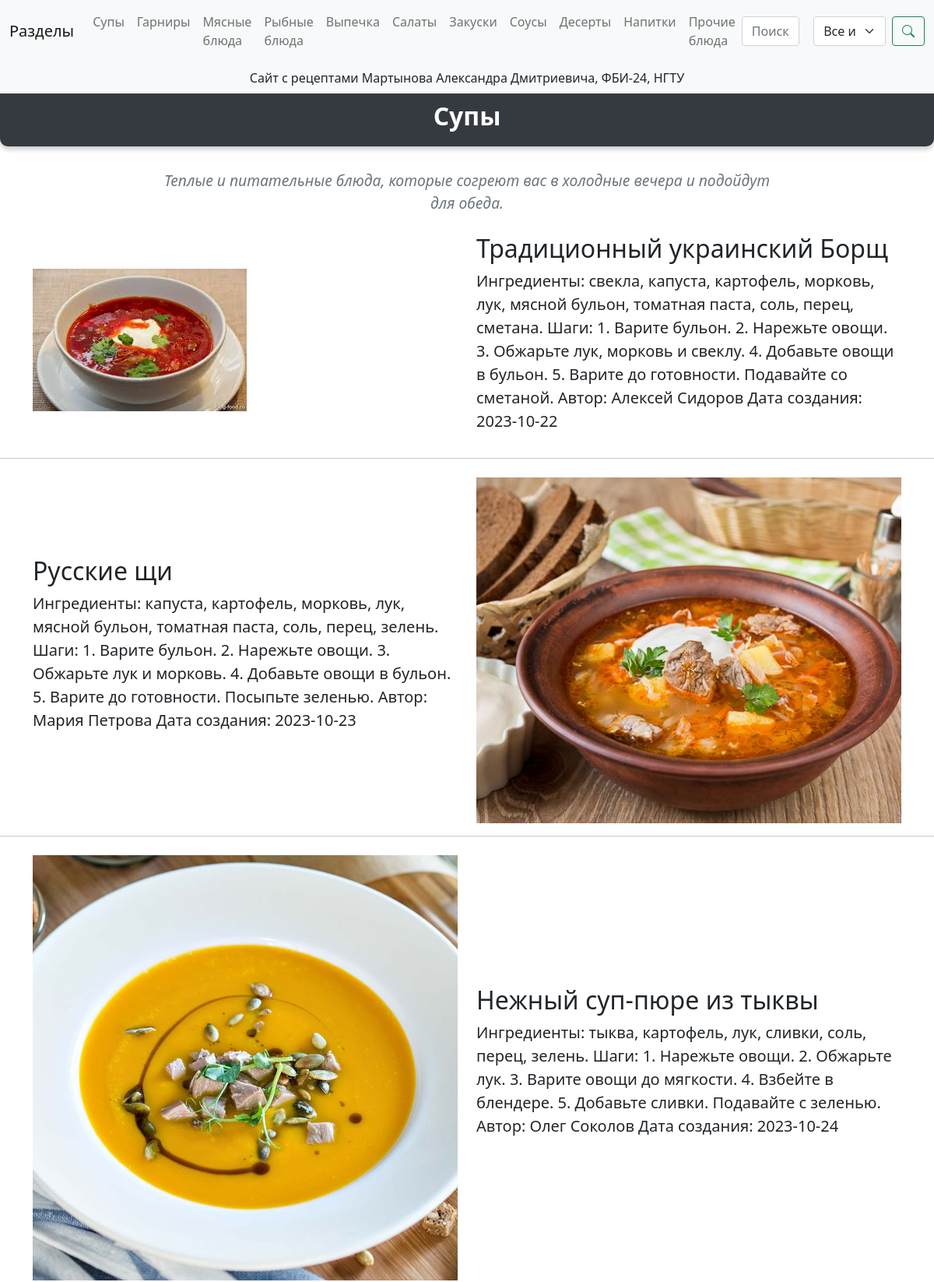
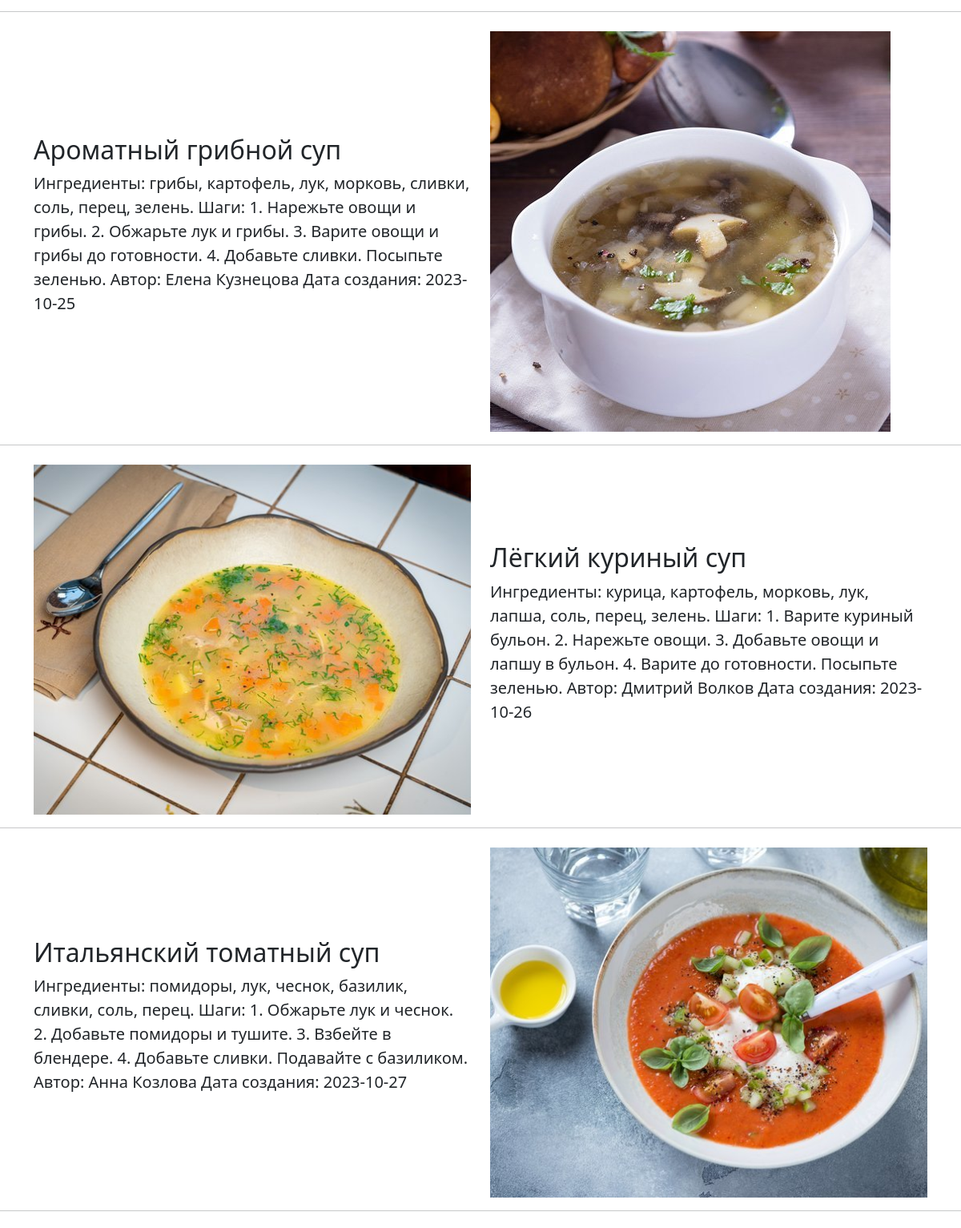
The page / (upper part) on the database its author committed (2 pictures, top to bottom).
### tables this page shows
CREATE TABLE content (
             id INTEGER PRIMARY KEY AUTOINCREMENT,
             idblock TEXT,
             short_title TEXT,
             img TEXT,
             altimg TEXT,
             title TEXT,
             contenttext TEXT, ingredients TEXT);

### app.py (the view)
@app.route('/')
def main_page():
    conn = sqlite3.connect('database.db')
    cursor = conn.cursor()
    cursor.execute('SELECT id, idblock, short_title, img, altimg, title, contenttext FROM content ORDER BY idblock, id')
    records = cursor.fetchall()
    conn.close()
    json_data = {}
    for record in records:
        recipe_key = f"recipe{record[0]}"
        json_data[recipe_key] = [{
            "short_title": record[2],
            "img": record[3],
            "altimg": record[4],
            "title": record[5],
            "contenttext": record[6]
        }]
    return render_template('landing.html', json_data=json_data)

### templates/landing.html (shortened to what this page needs)
<!DOCTYPE html>
<html lang="en">
<head>
	<link href="https://cdn.jsdelivr.net/npm/bootstrap@5.1.3/dist/css/bootstrap.min.css" rel="stylesheet">
    <link rel="stylesheet" href="https://cdn.jsdelivr.net/npm/bootstrap-icons@1.11.1/font/bootstrap-icons.css">
</head>
<body>
<header>
	<nav class="navbar navbar-expand-lg navbar-light bg-light">
		<div class="container-fluid">
			<a class="navbar-brand" href="#">Разделы</a>
			<div class="collapse navbar-collapse" id="navbarNav">
				<ul class="navbar-nav">
                    <li class="nav-item">
                        <a class="nav-link" href="#Супы">Супы</a>
                    </li>
                    <li class="nav-item">
                        <a class="nav-link" href="#Гарниры">Гарниры</a>
                    </li>
                    <li class="nav-item">
                        <a class="nav-link" href="#Мясные блюда">Мясные блюда</a>
                    </li>
                    <li class="nav-item">
                        <a class="nav-link" href="#Рыбные блюда">Рыбные блюда</a>
                    </li>
                    <li class="nav-item">
                        <a class="nav-link" href="#Выпечка">Выпечка</a>
                    </li>
                    <li class="nav-item">
                        <a class="nav-link" href="#Салаты">Салаты</a>
                    </li>
                    <li class="nav-item">
                        <a class="nav-link" href="#Закуски">Закуски</a>
                    </li>
                    <li class="nav-item">
                        <a class="nav-link" href="#Соусы">Соусы</a>
                    </li>
                    <li class="nav-item">
                        <a class="nav-link" href="#Десерты">Десерты</a>
                    </li>
                    <li class="nav-item">
                        <a class="nav-link" href="#Напитки">Напитки</a>
                    </li>
                    <li class="nav-item">
                        <a class="nav-link" href="#Прочие блюда">Прочие блюда</a>
                    </li>
				</ul>
                <div class="search-box">
                    <form action="{{ url_for('search') }}" method="GET" class="d-flex">
                        <input type="text" name="search_query" class="form-control" placeholder="Поиск рецептов" required>
                        <select name="search_mode" class="form-select mx-2">
                            <option value="all">Все ингредиенты</option>
                        </select>
                        <button class="btn btn-outline-success" type="submit">
                            <i class="bi bi-search"></i>
                        </button>
                    </form>
                </div>
			</div>
		</div>
	</nav>
    <div class="bg-light text-center py-2">
        <p class="mb-0">Сайт с рецептами Мартынова Александра Дмитриевича, ФБИ-24, НГТУ</p>
    </div>
</header>
{% set sections = {
    "Супы": 1,
    "Гарниры": 11,
    "Мясные блюда": 21,
    "Рыбные блюда": 31,
    "Выпечка": 41,
    "Салаты": 51,
    "Закуски": 61,
    "Соусы": 71,
    "Десерты": 81,
    "Напитки": 91,
    "Прочие блюда": 101
} %}
{% for count in range(1, 150) %}
    {% set feature_key = 'recipe' ~ count %}
    {% if json_data.get(feature_key) %}
        {% for section_name, start_index in sections.items() %}
            {% if count == start_index %}
                <h2 id="{{ section_name }}" class="section-title">
                    {{ section_name | title }}
                </h2>
                <p class="section-description">
                    {% if section_name == "Супы" %}
                        Теплые и питательные блюда, которые согреют вас в холодные вечера и подойдут для обеда.
                    {% elif section_name == "Гарниры" %}
                        Гарниры – идеальное дополнение к основным блюдам, богатые вкусом и разнообразием.
                    {% elif section_name == "Мясные блюда" %}
                        Аппетитные мясные блюда для любителей насыщенных вкусов и сытости.
                    {% elif section_name == "Рыбные блюда" %}
                        Рыбные деликатесы, лёгкие и полезные для вашего рациона.
                    {% elif section_name == "Выпечка" %}
                        Ароматная выпечка – пироги, хлеб и многое другое, что радует глаз и желудок.
                    {% elif section_name == "Салаты" %}
                        Освежающие и легкие салаты, идеально подходят для перекуса или дополнения.
                    {% elif section_name == "Закуски" %}
                        Закуски – идеальный выбор для вечеринок или быстрого перекуса.
                    {% elif section_name == "Соусы" %}
                        Соусы, которые подчеркнут вкус каждого блюда.
                    {% elif section_name == "Десерты" %}
                        Сладкие угощения, чтобы завершить трапезу на высокой ноте.
                    {% elif section_name == "Напитки" %}
                        Напитки для любой ситуации: согревающие, освежающие или бодрящие.
                    {% elif section_name == "Прочие блюда" %}
                        Разнообразные блюда, которые не входят в основные категории, но удивят своим вкусом.
                    {% endif %}
                </p>
            {% endif %}
        {% endfor %}
        <section id="recipe{{ count }}" class="container mt-4">
            <div class="row align-items-center">
                {% if count % 2 == 1 %}
                    <div class="col-md-6">
                        <img src="{{ json_data[feature_key][0].img }}" class="featurette-image img-fluid" alt="{{ json_data[feature_key][0].altimg }}">
                    </div>
                    <div class="col-md-6">
                        <h2 class="featurette-heading">{{ json_data[feature_key][0].title }}</h2>
                        <p class="lead">{{ json_data[feature_key][0].contenttext }}</p>
                    </div>
                {% else %}
                    <div class="col-md-6">
                        <h2 class="featurette-heading">{{ json_data[feature_key][0].title }}</h2>
                        <p class="lead">{{ json_data[feature_key][0].contenttext }}</p>
                    </div>
                    <div class="col-md-6">
                        <img src="{{ json_data[feature_key][0].img }}" class="featurette-image img-fluid" alt="{{ json_data[feature_key][0].altimg }}">
                    </div>
                {% endif %}
            </div>
        </section>
        <hr class="featurette-divider">
    {% endif %}
{% endfor %}
</body>
</html>

### templates/landing.html (style rules this page uses)
body { padding-top: 80px; }
header { position: fixed; top: 0; width: 100%; z-index: 1000; }
.search-box { display: flex; align-items: center; margin-left: auto; }
.search-box input { margin-right: 10px; }
.section-title { text-align: center; font-size: 2rem; font-weight: bold; color: white; background-color: #343a40; padding: 20px; border-radius: 10px; margin-top: 30px; margin-bottom: 30px; box-shadow: 0px 4px 6px rgba(0, 0, 0, 0.2); }
.section-description { text-align: center; font-size: 1.2rem; color: #6c757d; margin-bottom: 20px; max-width: 800px; margin-left: auto; margin-right: auto; font-style: italic; }

### rows shown on the page
content: img (picture), title "Традиционный украинский Борщ", contenttext "Ингредиенты: свекла, капуста, картофель, морковь, лук, мясной бульон, томатная паста, соль, перец, сметана. Шаги: 1. Варите бульон. 2. Нарежьте овощи. 3. Обжарьте лук, морковь и свеклу. 4. Добавьте овощи в бульон. 5. Варите до готовности. Подавайте со сметаной. Автор: Алексей Сидоров Дата создания: 2023-10-22"
content: title "Русские щи", contenttext "Ингредиенты: капуста, картофель, морковь, лук, мясной бульон, томатная паста, соль, перец, зелень. Шаги: 1. Варите бульон. 2. Нарежьте овощи. 3. Обжарьте лук и морковь. 4. Добавьте овощи в бульон. 5. Варите до готовности. Посыпьте зеленью. Автор: Мария Петрова Дата создания: 2023-10-23", img (picture)
content: img (picture), title "Нежный суп-пюре из тыквы", contenttext "Ингредиенты: тыква, картофель, лук, сливки, соль, перец, зелень. Шаги: 1. Нарежьте овощи. 2. Обжарьте лук. 3. Варите овощи до мягкости. 4. Взбейте в блендере. 5. Добавьте сливки. Подавайте с зеленью. Автор: Олег Соколов Дата создания: 2023-10-24"
content: title "Ароматный грибной суп", contenttext "Ингредиенты: грибы, картофель, лук, морковь, сливки, соль, перец, зелень. Шаги: 1. Нарежьте овощи и грибы. 2. Обжарьте лук и грибы. 3. Варите овощи и грибы до готовности. 4. Добавьте сливки. Посыпьте зеленью. Автор: Елена Кузнецова Дата создания: 2023-10-25", img (picture)
content: img (picture), title "Лёгкий куриный суп", contenttext "Ингредиенты: курица, картофель, морковь, лук, лапша, соль, перец, зелень. Шаги: 1. Варите куриный бульон. 2. Нарежьте овощи. 3. Добавьте овощи и лапшу в бульон. 4. Варите до готовности. Посыпьте зеленью. Автор: Дмитрий Волков Дата создания: 2023-10-26"
content: title "Итальянский томатный суп", contenttext "Ингредиенты: помидоры, лук, чеснок, базилик, сливки, соль, перец. Шаги: 1. Обжарьте лук и чеснок. 2. Добавьте помидоры и тушите. 3. Взбейте в блендере. 4. Добавьте сливки. Подавайте с базиликом. Автор: Анна Козлова Дата создания: 2023-10-27", img (picture)

### other values the page prints
{{ section_name | title }} "Супы"
